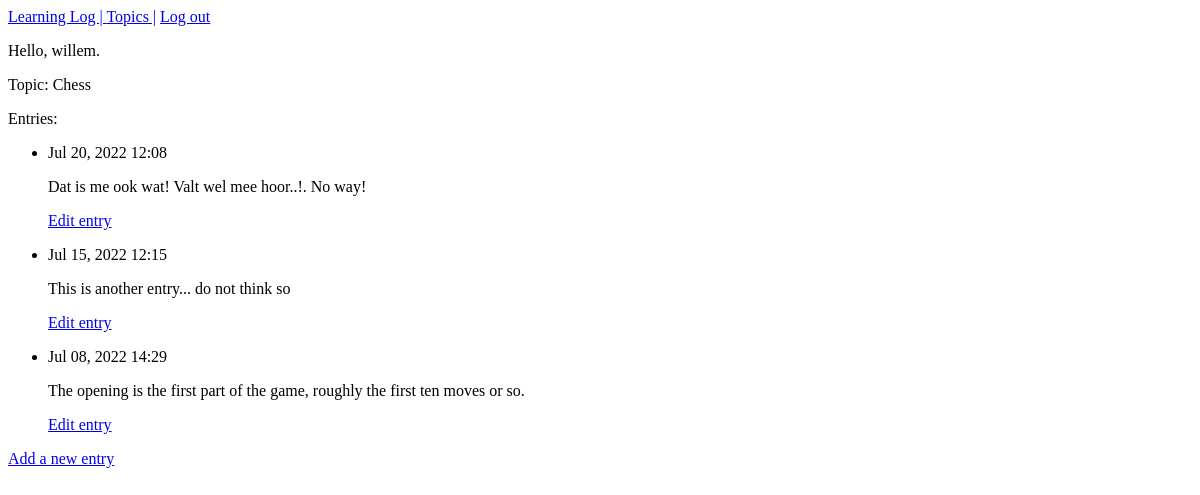
The app's page /topics/1 (signed in), older data.
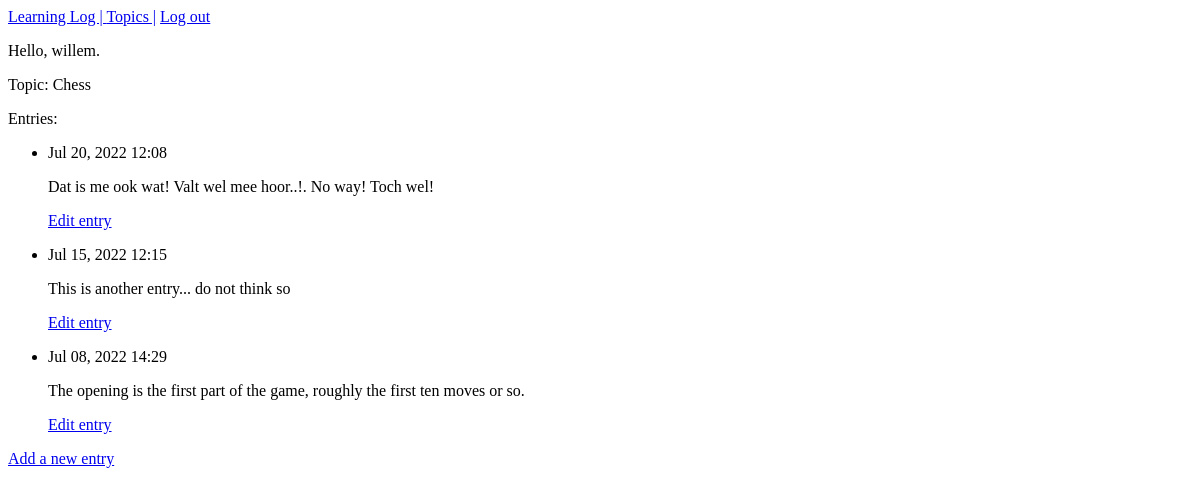
The same page, newer data.
### learning_logs/models.py (models this page shows, shortened)
class Entry(models.Model):
    topic = models.ForeignKey(Topic, on_delete=models.DO_NOTHING)
    text = models.TextField()
    date_added = models.DateTimeField(auto_now_add=True)
    class Meta:
        verbose_name_plural = 'entries'

### learning_logs/views.py (the view)
# urls.py: url(r'^topics/(?P<topic_id>\d+)',  views.topic, name='topic'),
@login_required
def topic(request, topic_id):
    topic = Topic.objects.get(id=topic_id)
    if topic.owner != request.user:
        raise Http404
    entries = topic.entry_set.order_by('-date_added')
    context = {'topic': topic, 'entries': entries}
    return render(request,'learning_logs/topic.html', context)

### learning_logs/models.py (called while the page is built)
    def __str__(self):
        return self.text

### learning_logs/templates/learning_logs/topic.html
{% extends "learning_logs/base.html" %}
{% block content %}
  <p> Topic: {{ topic }}</p>
  <p>Entries:</p>
  <ul>
    {% for entry in entries %}
      <li>
        <p>{{ entry.date_added|date:'M d, Y H:i' }}</p>
        <p>{{ entry.text|linebreaks }}</p>
      </li>
      <p><a href="{% url 'learning_logs:edit_entry' entry.id %}">Edit entry</a></p>
    {% empty %}
      <li>There are no entries for this topic yet.</li>
    {% endfor %}
  </ul>
  <p>
    <a href="{% url 'learning_logs:new_entry' topic.id%}">Add a new entry</a>
  </p>
{% endblock content %}

Row changes from the older to the newer data that the page shows:
changed Entry: text "Dat is me ook wat! Valt wel mee hoor..!. No way!" → "Dat is me ook wat! Valt wel mee hoor..!. No way! Toch wel!"
